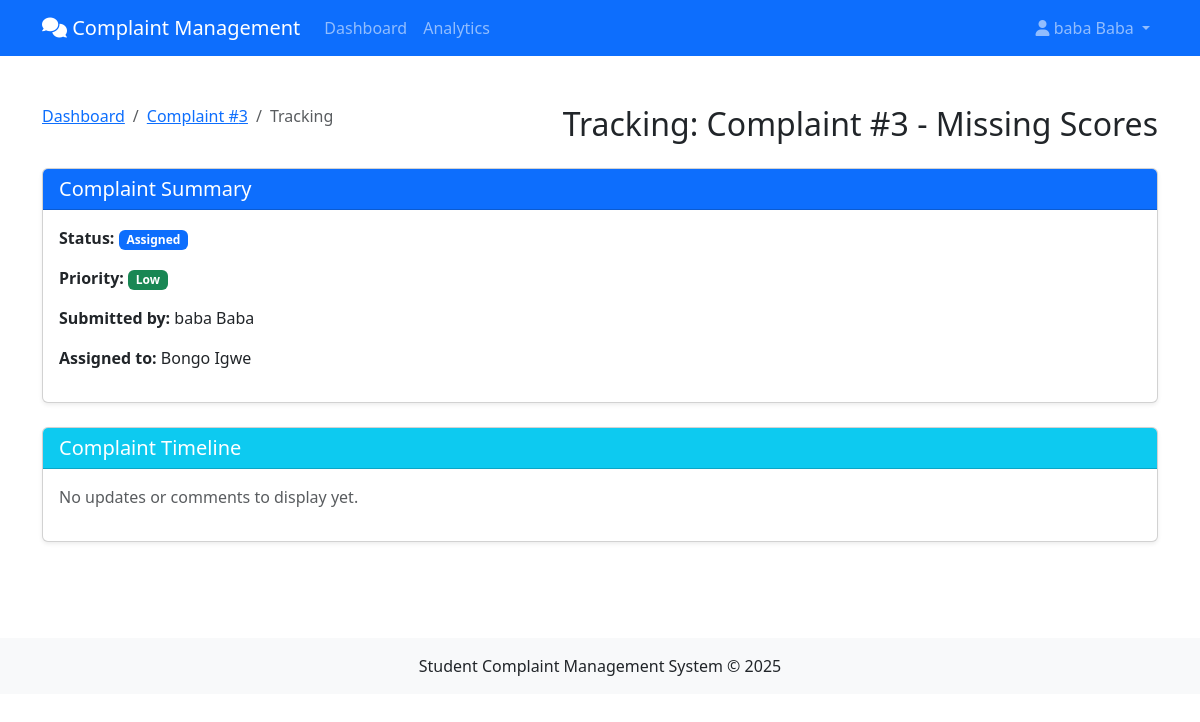
The page /complaint/3/track/ (signed in) on the database its author committed.
### complaints/models.py (models this page shows, shortened)
class Complaint(models.Model):
    CATEGORY_CHOICES = [
        ('INFRA', 'Infrastructure'),
        ('HOSTEL', 'Hostel'),
        ('SAFETY', 'Safety'),
        ('HARASS', 'Harassment'),
        ('ACAD', 'Academic'),
    ]
    PRIORITY_CHOICES = [
        ('LOW', 'Low'),
        ('MED', 'Medium'),
        ('HIGH', 'High'),
        ('CRIT', 'Critical'),
    ]
    STATUS_CHOICES = [
        ('PEND', 'Pending'),
        ('REVW', 'Under Review'),
        ('ASSG', 'Assigned'),
        ('PROG', 'In Progress'),
        ('RESV', 'Resolved'),
        ('CLSD', 'Closed'),
    ]
    LOCATION_CHOICES = [
        ('LECTURE', 'Lecture Room'),
        ('LAB', 'Laboratory'),
        ('LIBRARY', 'Library'),
        ('HOSTEL', 'Hostel'),
        ('CAFETERIA', 'Cafeteria'),
        ('SPORTS', 'Sports Facility'),
        ('ADMIN', 'Administrative Building'),
        ('OTHER', 'Other'),
    ]
    student = models.ForeignKey(Student, on_delete=models.CASCADE)
    title = models.CharField(max_length=200)
    description = models.TextField()
    location = models.CharField(max_length=200, blank=True, null=True)
    location_type = models.CharField(max_length=10, choices=LOCATION_CHOICES, blank=True, null=True)
    created_at = models.DateTimeField(auto_now_add=True)
    updated_at = models.DateTimeField(auto_now=True)
    category = models.CharField(max_length=6, choices=CATEGORY_CHOICES)
    priority = models.CharField(max_length=4, choices=PRIORITY_CHOICES)
    status = models.CharField(max_length=4, choices=STATUS_CHOICES, default='PEND')
    assigned_to = models.ForeignKey(Staff, on_delete=models.SET_NULL, null=True, related_name='assigned_complaints')
    trackers = models.ManyToManyField(Staff, related_name='tracked_complaints', blank=True)
    sentiment_score = models.FloatField(default=0.0)
    is_confidential = models.BooleanField(default=False)
    class Meta:
        ordering = ['-priority', '-created_at']
        verbose_name = _('Complaint')
        verbose_name_plural = _('Complaints')
    def can_user_view(self, user):
        try:
            if user.student == self.student:
                return True
        except:
            pass

class Student(models.Model):
    user = models.OneToOneField(User, on_delete=models.CASCADE)
    student_id = models.CharField(max_length=20, unique=True)
    department = models.ForeignKey(Department, on_delete=models.CASCADE)
    hostel = models.CharField(max_length=100, blank=True, null=True)

class Staff(models.Model):
    user = models.OneToOneField(User, on_delete=models.CASCADE)
    ROLE_CHOICES = [
        ('VC', 'Vice Chancellor'),
        ('REG', 'Registrar'),
        ('SA', 'Student Affairs'),
        ('SEC', 'Security Officer'),
        ('HW', 'Hall Warden'),
        ('WD', 'Works Department'),
        ('HOD', 'Head of Department'),
    ]
    role = models.CharField(max_length=3, choices=ROLE_CHOICES)
    department = models.ForeignKey(Department, on_delete=models.SET_NULL, null=True, blank=True)
    can_track = models.ManyToManyField('self', symmetrical=False, blank=True)

### complaints/views.py (the view, shortened to what this page needs)
# urls.py: path('complaint/<int:complaint_id>/track/', views.complaint_tracking_view, name='complaint_tracking'),
@login_required
def complaint_tracking_view(request, complaint_id):
    complaint = get_object_or_404(Complaint, pk=complaint_id)
    if not complaint.can_user_view(request.user):
        messages.error(request, "You don't have permission to track this complaint")
        return redirect('dashboard')
    updates = []
    status_comments = Comment.objects.filter(
        complaint=complaint,
        content__icontains='Status changed'
    ).order_by('created_at')
    regular_comments = Comment.objects.filter(
        complaint=complaint,
        is_internal=False
    ).exclude(content__icontains='Status changed').order_by('created_at')
    updates.sort(key=lambda x: x['timestamp'])
    context = {
        'complaint': complaint,
        'updates': updates,
        'tracking_staff': complaint.trackers.all(),
        'assigned_staff': complaint.assigned_to,
    }
    return render(request, 'complaint_tracking.html', context)

### templates/complaint_tracking.html (shortened to what this page needs)
{% extends 'base.html' %}
{% load static %}
{% block content %}
<div class="container py-4">
    <div class="d-flex justify-content-between align-items-center mb-4">
        <nav aria-label="breadcrumb">
            <ol class="breadcrumb">
                <li class="breadcrumb-item"><a href="{% url 'dashboard' %}">Dashboard</a></li>
                <li class="breadcrumb-item"><a href="{% url 'complaint_detail' complaint.id %}">Complaint #{{ complaint.id }}</a></li>
                <li class="breadcrumb-item active" aria-current="page">Tracking</li>
            </ol>
        </nav>
        <h2 class="mb-0">Tracking: Complaint #{{ complaint.id }} - {{ complaint.title }}</h2>
    </div>
    <div class="card shadow-sm mb-4">
        <div class="card-header bg-primary text-white">
            <h5 class="mb-0">Complaint Summary</h5>
        </div>
        <div class="card-body">
            <p><strong>Status:</strong>
                <span class="badge
                    {% if complaint.status == 'PEND' %}bg-warning
                    {% elif complaint.status == 'REVW' %}bg-info
                    {% elif complaint.status == 'ASSG' %}bg-primary
                    {% elif complaint.status == 'PROG' %}bg-primary
                    {% elif complaint.status == 'RESV' %}bg-success
                    {% elif complaint.status == 'CLSD' %}bg-secondary
                    {% else %}bg-secondary
                    {% endif %}">
                    {{ complaint.get_status_display }}
                </span>
            </p>
            <p><strong>Priority:</strong>
                <span class="badge
                    {% if complaint.priority == 'LOW' %}bg-success
                    {% elif complaint.priority == 'MED' %}bg-warning
                    {% elif complaint.priority == 'HIGH' %}bg-danger
                    {% elif complaint.priority == 'CRIT' %}bg-dark
                    {% else %}bg-secondary
                    {% endif %}">
                    {{ complaint.get_priority_display }}
                </span>
            </p>
            <p><strong>Submitted by:</strong> {{ complaint.student.user.get_full_name }}</p>
            <p><strong>Assigned to:</strong> {% if complaint.assigned_to %}{{ complaint.assigned_to.user.get_full_name }}{% else %}Unassigned{% endif %}</p>
        </div>
    </div>
    <div class="row">
        <div class="col-md-12">
            <div class="card shadow-sm">
                <div class="card-header bg-info text-white">
                    <h5 class="mb-0">Complaint Timeline</h5>
                </div>
                <div class="card-body">
                    {% if updates %}
                        <div class="timeline">
                            {% for update in updates %}
                            <div class="timeline-item mb-4">
                                <div class="timeline-badge {% if update.type == 'status_change' %}bg-primary{% else %}bg-secondary{% endif %}">
                                    {% if update.type == 'status_change' %}
                                        <i class="fas fa-sync-alt"></i>
                                    {% else %}
                                        <i class="fas fa-comment"></i>
                                    {% endif %}
                                </div>
                                <div class="timeline-panel">
                                    <div class="timeline-heading">
                                        <h4 class="timeline-title">
                                            {% if update.type == 'status_change' %}
                                                Status Update
                                            {% else %}
                                                New Comment
                                            {% endif %}
                                        </h4>
                                        <p><small class="text-muted"><i class="fas fa-clock"></i> {{ update.timestamp|date:"M d, Y P" }} by {{ update.author.user.get_full_name }}</small></p>
                                    </div>
                                    <div class="timeline-body">
                                        <p>{{ update.content }}</p>
                                    </div>
                                </div>
                            </div>
                            {% endfor %}
                        </div>
                    {% else %}
                        <p class="text-muted">No updates or comments to display yet.</p>
                    {% endif %}
                </div>
            </div>
        </div>
    </div>
</div>
{% endblock %}

### templates/base.html (shortened to what this page needs)
<!DOCTYPE html>
<html lang="en">
<head>
    <link href="https://cdn.jsdelivr.net/npm/bootstrap@5.3.0-alpha1/dist/css/bootstrap.min.css" rel="stylesheet">
    <link rel="stylesheet" href="https://cdnjs.cloudflare.com/ajax/libs/font-awesome/6.0.0/css/all.min.css">
    <link rel="stylesheet" href="https://cdnjs.cloudflare.com/ajax/libs/toastr.js/latest/toastr.min.css">
</head>
<body>
    <nav class="navbar navbar-expand-lg navbar-dark bg-primary">
        <div class="container">
            <a class="navbar-brand" href="{% url 'dashboard' %}">
                <i class="fas fa-comments"></i> Complaint Management
            </a>
            <div class="collapse navbar-collapse" id="navbarNav">
                <ul class="navbar-nav me-auto">
                    <li class="nav-item">
                        <a class="nav-link" href="{% url 'dashboard' %}">Dashboard</a>
                    </li>
                        <li class="nav-item">
                            <a class="nav-link" href="{% url 'analytics_dashboard' %}">Analytics</a>
                        </li>
                </ul>
                <ul class="navbar-nav">
                    {% if user.is_authenticated %}
                        <li class="nav-item dropdown">
                            <a class="nav-link dropdown-toggle" href="#" id="userDropdown" role="button" data-bs-toggle="dropdown">
                                <i class="fas fa-user"></i> {{ user.get_full_name|default:user.username }}
                            </a>
                        </li>
                    {% else %}
                        <li class="nav-item">
                            <a class="nav-link" href="{% url 'login' %}">Login</a>
                        </li>
                    {% endif %}
                </ul>
            </div>
        </div>
    </nav>
    <div class="container-fluid py-4">
        {% block content %}{% endblock %}
    </div>
    <footer class="bg-light py-3 mt-5">
        <div class="container text-center">
            <p class="mb-0">Student Complaint Management System &copy; {% now "Y" %}</p>
        </div>
    </footer>
</body>
</html>

### rows shown on the page
Complaint: id "3", title "Missing Scores", status "Assigned", priority "Low", student.user.get_full_name "baba Baba", assigned_to.user.get_full_name "Bongo Igwe"

### other values the page prints
{{ user.get_full_name|default:user.username }} "baba Baba"
